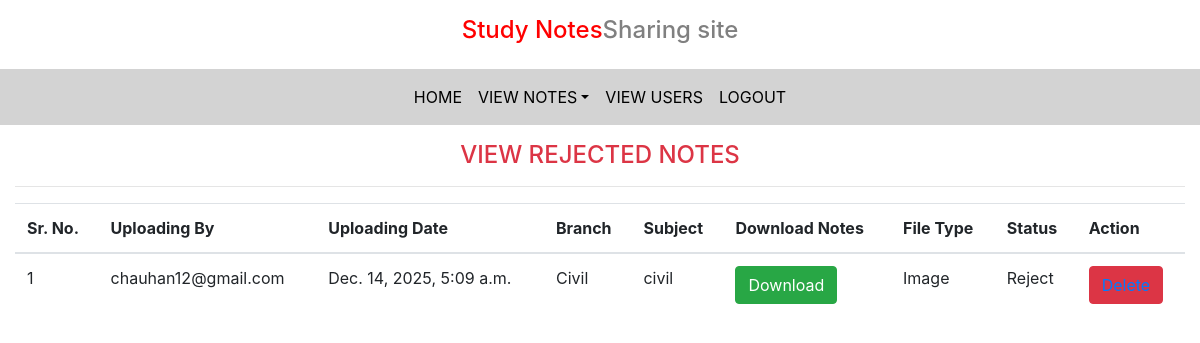
The app's page /reject (signed in) with its own data.
### notes/models.py (models this page shows, shortened)
class Notes(models.Model):
    user = models.ForeignKey(User, on_delete=models.CASCADE)
    uploadingdate = models.DateTimeField(auto_now_add=True)
    branch = models.CharField(max_length=30)
    subject = models.CharField(max_length=30)
    notesfile = models.FileField(upload_to='images/', null=True, blank=True)
    filetype = models.CharField(max_length=30, null=True, blank=True)
    description = models.CharField(max_length=200, null=True, blank=True)
    status = models.CharField(max_length=15)

### notes/views.py (the view)
# urls.py: path('reject',views.reject_notes,name='reject'),
def reject_notes(request):
    if not request.user.is_authenticated:
        return render("admin")
    notes=Notes.objects.filter(status="Reject")
    d={'notes':notes}
    return render(request,'reject_notes.html',d)

### notes/templates/reject_notes.html
{% extends 'admin_nav.html' %}
{% load static %}
{% block body %}
<div class="container-fluid mt-3">
<h4 class="text-center text-danger">VIEW REJECTED NOTES</h4>
<hr>
<table class="table table=bordered" id="example">
<thead>
    <tr>
        <th>Sr. No.</th>
        <th>Uploading By</th>
        <th>Uploading Date</th>
        <th>Branch</th>
        <th>Subject</th>
        <th>Download Notes</th>
        <th>File Type</th>
        <th>Status</th>
        <th>Action</th>
    </tr>
    {% for i in notes %}
    <tr>
        <td>{{forloop.counter}}</td>
        <td>{{i.user.username}}</td>
        <td>{{i.uploadingdate}}</td>
        <td>{{i.branch}}</td>
        <td>{{i.subject}}</td>
        <td><a href="{{i.notesfile.url}}" download class="btn btn-success" >Download</a></td>
        <td>{{i.filetype}}</td>
        <td>{{i.status}}</td>
        <td><button class="btn btn-danger"><a href="{% url 'delete_notes' i.id %}" onclick="return confirm('Are you sure ?')">Delete</a></button></td>
    </tr>
    {% endfor  %}
</thead>
</table>
</div>
{% endblock body %}

### records on screen
Notes: user.username "chauhan12@gmail.com", uploadingdate "Dec. 14, 2025, 5:09 a.m.", branch "Civil", subject "civil", filetype "Image", status "Reject"
